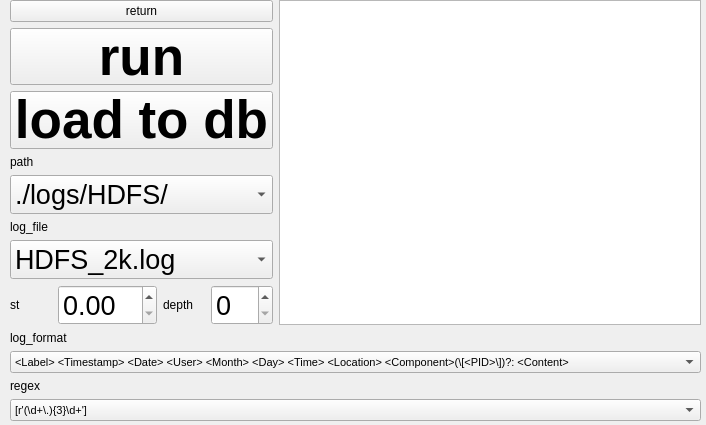
<?xml version="1.0" encoding="UTF-8"?>
<ui version="4.0">
 <class>Form</class>
 <widget class="QWidget" name="Form">
  <property name="geometry">
   <rect>
    <x>0</x>
    <y>0</y>
    <width>706</width>
    <height>425</height>
   </rect>
  </property>
  <property name="sizePolicy">
   <sizepolicy hsizetype="Expanding" vsizetype="Expanding">
    <horstretch>0</horstretch>
    <verstretch>0</verstretch>
   </sizepolicy>
  </property>
  <property name="windowTitle">
   <string>Form</string>
  </property>
  <widget class="QWidget" name="verticalLayoutWidget_5">
   <property name="geometry">
    <rect>
     <x>10</x>
     <y>0</y>
     <width>691</width>
     <height>421</height>
    </rect>
   </property>
   <layout class="QVBoxLayout" name="verticalLayout_5">
    <item>
     <layout class="QHBoxLayout" name="horizontalLayout_2">
      <item>
       <layout class="QVBoxLayout" name="verticalLayout_4">
        <item>
         <layout class="QVBoxLayout" name="verticalLayout">
          <item>
           <widget class="QPushButton" name="pushButton_2">
            <property name="text">
             <string>return</string>
            </property>
           </widget>
          </item>
          <item>
           <widget class="QPushButton" name="pushButton">
            <property name="font">
             <font>
              <pointsize>40</pointsize>
              <weight>75</weight>
              <bold>true</bold>
             </font>
            </property>
            <property name="text">
             <string>run</string>
            </property>
           </widget>
          </item>
          <item>
           <widget class="QPushButton" name="pushButton_3">
            <property name="font">
             <font>
              <pointsize>40</pointsize>
              <weight>75</weight>
              <bold>true</bold>
             </font>
            </property>
            <property name="text">
             <string>load to db</string>
            </property>
           </widget>
          </item>
         </layout>
        </item>
        <item>
         <layout class="QVBoxLayout" name="verticalLayout_2">
          <item>
           <widget class="QLabel" name="label_3">
            <property name="text">
             <string>path</string>
            </property>
           </widget>
          </item>
          <item>
           <widget class="QComboBox" name="comboBox_1">
            <property name="font">
             <font>
              <pointsize>20</pointsize>
             </font>
            </property>
            <item>
             <property name="text">
              <string>./logs/HDFS/</string>
             </property>
            </item>
            <item>
             <property name="text">
              <string>./logs/Linux/</string>
             </property>
            </item>
            <item>
             <property name="text">
              <string>./logs/Windows/</string>
             </property>
            </item>
            <item>
             <property name="text">
              <string>./logs/Mac/</string>
             </property>
            </item>
            <item>
             <property name="text">
              <string>./logs/Thunderbird/</string>
             </property>
            </item>
            <item>
             <property name="text">
              <string>./logs/HealthApp/</string>
             </property>
            </item>
            <item>
             <property name="text">
              <string>./logs/Andriod/</string>
             </property>
            </item>
            <item>
             <property name="text">
              <string>./logs/HPC/</string>
             </property>
            </item>
            <item>
             <property name="text">
              <string>./logs/Apache/</string>
             </property>
            </item>
            <item>
             <property name="text">
              <string>./logs/BGL/</string>
             </property>
            </item>
            <item>
             <property name="text">
              <string>./logs/OpenStack/</string>
             </property>
            </item>
            <item>
             <property name="text">
              <string>./logs/ZooKeeper/</string>
             </property>
            </item>
            <item>
             <property name="text">
              <string>./logs/Spark/</string>
             </property>
            </item>
            <item>
             <property name="text">
              <string>./logs/Hadoop/</string>
             </property>
            </item>
           </widget>
          </item>
          <item>
           <widget class="QLabel" name="label_4">
            <property name="text">
             <string>log_file</string>
            </property>
           </widget>
          </item>
          <item>
           <widget class="QComboBox" name="comboBox_2">
            <property name="font">
             <font>
              <pointsize>20</pointsize>
             </font>
            </property>
            <item>
             <property name="text">
              <string>HDFS_2k.log</string>
             </property>
            </item>
            <item>
             <property name="text">
              <string>Linux_2k.log</string>
             </property>
            </item>
            <item>
             <property name="text">
              <string>Windows_2k.log</string>
             </property>
            </item>
            <item>
             <property name="text">
              <string>Mac_2k.log</string>
             </property>
            </item>
            <item>
             <property name="text">
              <string>Thunderbird_2k.log</string>
             </property>
            </item>
            <item>
             <property name="text">
              <string>HealthApp_2k.log</string>
             </property>
            </item>
            <item>
             <property name="text">
              <string>Andriod_2k.log</string>
             </property>
            </item>
            <item>
             <property name="text">
              <string>HPC_2k.log</string>
             </property>
            </item>
            <item>
             <property name="text">
              <string>Apache_2k.log</string>
             </property>
            </item>
            <item>
             <property name="text">
              <string>BGL_2k.log</string>
             </property>
            </item>
            <item>
             <property name="text">
              <string>OpenStack_2k.log</string>
             </property>
            </item>
            <item>
             <property name="text">
              <string>ZooKeeper_2k.log</string>
             </property>
            </item>
            <item>
             <property name="text">
              <string>Spark_2k.log</string>
             </property>
            </item>
            <item>
             <property name="text">
              <string>Hadoop_2k.log</string>
             </property>
            </item>
           </widget>
          </item>
         </layout>
        </item>
        <item>
         <layout class="QHBoxLayout" name="horizontalLayout">
          <item>
           <widget class="QLabel" name="label_5">
            <property name="text">
             <string>st</string>
            </property>
           </widget>
          </item>
          <item>
           <widget class="QDoubleSpinBox" name="doubleSpinBox">
            <property name="font">
             <font>
              <pointsize>20</pointsize>
             </font>
            </property>
            <property name="singleStep">
             <double>0.010000000000000</double>
            </property>
           </widget>
          </item>
          <item>
           <widget class="QLabel" name="label_6">
            <property name="text">
             <string>depth</string>
            </property>
           </widget>
          </item>
          <item>
           <widget class="QSpinBox" name="spinBox">
            <property name="font">
             <font>
              <pointsize>20</pointsize>
             </font>
            </property>
           </widget>
          </item>
         </layout>
        </item>
       </layout>
      </item>
      <item>
       <widget class="QTextEdit" name="textEdit"/>
      </item>
     </layout>
    </item>
    <item>
     <layout class="QVBoxLayout" name="verticalLayout_3">
      <item>
       <widget class="QLabel" name="label">
        <property name="text">
         <string>log_format</string>
        </property>
       </widget>
      </item>
      <item>
       <widget class="QComboBox" name="comboBox_3">
        <property name="font">
         <font>
          <pointsize>8</pointsize>
         </font>
        </property>
        <item>
         <property name="text">
          <string extracomment="ThunderBird">&lt;Label&gt; &lt;Timestamp&gt; &lt;Date&gt; &lt;User&gt; &lt;Month&gt; &lt;Day&gt; &lt;Time&gt; &lt;Location&gt; &lt;Component&gt;(\[&lt;PID&gt;\])?: &lt;Content&gt;</string>
         </property>
        </item>
        <item>
         <property name="text">
          <string>&lt;Date&gt; &lt;Time&gt; &lt;Level&gt; &lt;Component&gt;: &lt;Content&gt;</string>
         </property>
        </item>
        <item>
         <property name="text">
          <string extracomment="Apache">\[&lt;Time&gt;\] \[&lt;Level&gt;\] &lt;Content&gt;</string>
         </property>
        </item>
        <item>
         <property name="text">
          <string extracomment="Linux">'&lt;Month&gt; &lt;Date&gt; &lt;Time&gt; &lt;Level&gt; &lt;Component&gt;(\[&lt;PID&gt;\])?: &lt;Content&gt;'</string>
         </property>
        </item>
        <item>
         <property name="text">
          <string extracomment="Zookeeper">'&lt;Date&gt; &lt;Time&gt; - &lt;Level&gt;  \[&lt;Node&gt;:&lt;Component&gt;@&lt;Id&gt;\] - &lt;Content&gt;'</string>
         </property>
        </item>
        <item>
         <property name="text">
          <string extracomment="HDFS">'&lt;Date&gt; &lt;Time&gt; &lt;Pid&gt; &lt;Level&gt; &lt;Component&gt;: &lt;Content&gt;' </string>
         </property>
        </item>
       </widget>
      </item>
      <item>
       <widget class="QLabel" name="label_2">
        <property name="text">
         <string>regex</string>
        </property>
       </widget>
      </item>
      <item>
       <widget class="QComboBox" name="comboBox_4">
        <property name="font">
         <font>
          <pointsize>8</pointsize>
         </font>
        </property>
        <item>
         <property name="text">
          <string extracomment="ThunderBird">[r'(\d+\.){3}\d+']</string>
         </property>
        </item>
        <item>
         <property name="text">
          <string extracomment="Spark">[r'(\d+\.){3}\d+', r'\b[KGTM]?B\b', r'([\w-]+\.){2,}[\w-]+']</string>
         </property>
        </item>
        <item>
         <property name="text">
          <string extracomment="Apache">[r'(\d+\.){3}\d+']</string>
         </property>
        </item>
        <item>
         <property name="text">
          <string extracomment="Linux">[r'(\d+\.){3}\d+', r'\d{2}:\d{2}:\d{2}']</string>
         </property>
        </item>
        <item>
         <property name="text">
          <string extracomment="Zookeeper">[r'(/|)(\d+\.){3}\d+(:\d+)?']</string>
         </property>
        </item>
        <item>
         <property name="text">
          <string extracomment="HDFS">[r'blk_-?\d+', r'(\d+\.){3}\d+(:\d+)?']</string>
         </property>
        </item>
       </widget>
      </item>
     </layout>
    </item>
   </layout>
  </widget>
 </widget>
 <resources/>
 <connections/>
</ui>
